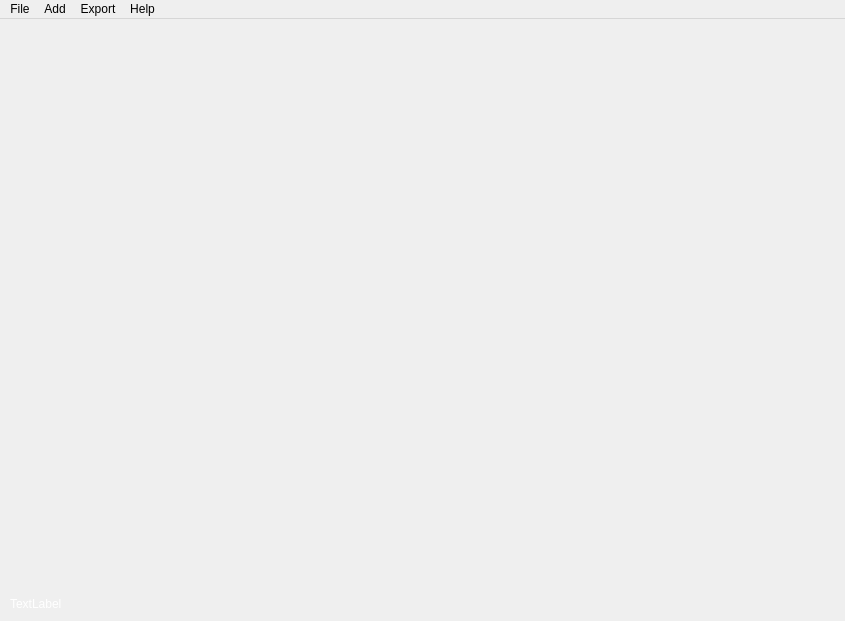
<?xml version="1.0" encoding="UTF-8"?>
<ui version="4.0">
 <class>MainWindow</class>
 <widget class="QMainWindow" name="MainWindow">
  <property name="geometry">
   <rect>
    <x>0</x>
    <y>0</y>
    <width>845</width>
    <height>621</height>
   </rect>
  </property>
  <property name="windowTitle">
   <string>MainWindow</string>
  </property>
  <widget class="QWidget" name="centralwidget">
   <layout class="QGridLayout" name="gridLayout">
    <property name="margin">
     <number>0</number>
    </property>
    <item row="0" column="0">
     <layout class="QHBoxLayout" name="horizontalLayout">
      <item>
       <layout class="QVBoxLayout" name="verticalLayout_2">
        <item>
         <spacer name="verticalSpacer">
          <property name="orientation">
           <enum>Qt::Vertical</enum>
          </property>
          <property name="sizeHint" stdset="0">
           <size>
            <width>20</width>
            <height>40</height>
           </size>
          </property>
         </spacer>
        </item>
        <item>
         <widget class="QLabel" name="label">
          <property name="minimumSize">
           <size>
            <width>200</width>
            <height>0</height>
           </size>
          </property>
          <property name="styleSheet">
           <string notr="true">QLabel { color: white; }</string>
          </property>
          <property name="text">
           <string>TextLabel</string>
          </property>
          <property name="indent">
           <number>10</number>
          </property>
         </widget>
        </item>
        <item>
         <spacer name="verticalSpacer_3">
          <property name="orientation">
           <enum>Qt::Vertical</enum>
          </property>
          <property name="sizeType">
           <enum>QSizePolicy::Fixed</enum>
          </property>
          <property name="sizeHint" stdset="0">
           <size>
            <width>20</width>
            <height>10</height>
           </size>
          </property>
         </spacer>
        </item>
       </layout>
      </item>
      <item>
       <spacer name="horizontalSpacer">
        <property name="orientation">
         <enum>Qt::Horizontal</enum>
        </property>
        <property name="sizeHint" stdset="0">
         <size>
          <width>40</width>
          <height>20</height>
         </size>
        </property>
       </spacer>
      </item>
      <item>
       <layout class="QVBoxLayout" name="verticalLayout">
        <item>
         <widget class="ViewSelector" name="view_selector" native="true">
          <property name="sizePolicy">
           <sizepolicy hsizetype="Maximum" vsizetype="Maximum">
            <horstretch>0</horstretch>
            <verstretch>0</verstretch>
           </sizepolicy>
          </property>
          <property name="minimumSize">
           <size>
            <width>134</width>
            <height>101</height>
           </size>
          </property>
         </widget>
        </item>
        <item>
         <spacer name="verticalSpacer_2">
          <property name="orientation">
           <enum>Qt::Vertical</enum>
          </property>
          <property name="sizeHint" stdset="0">
           <size>
            <width>20</width>
            <height>40</height>
           </size>
          </property>
         </spacer>
        </item>
       </layout>
      </item>
     </layout>
    </item>
   </layout>
  </widget>
  <widget class="QMenuBar" name="menubar">
   <property name="geometry">
    <rect>
     <x>0</x>
     <y>0</y>
     <width>845</width>
     <height>22</height>
    </rect>
   </property>
   <widget class="QMenu" name="menuFile">
    <property name="title">
     <string>File</string>
    </property>
    <addaction name="actionNew"/>
    <addaction name="actionOpen"/>
    <addaction name="actionSave"/>
    <addaction name="actionSaveAs"/>
    <addaction name="actionQuit"/>
   </widget>
   <widget class="QMenu" name="menuExport">
    <property name="title">
     <string>Export</string>
    </property>
    <addaction name="actionExportMesh"/>
   </widget>
   <widget class="QMenu" name="menuHelp">
    <property name="title">
     <string>Help</string>
    </property>
    <addaction name="actionAbout"/>
   </widget>
   <widget class="QMenu" name="menuAdd">
    <property name="title">
     <string>Add</string>
    </property>
   </widget>
   <addaction name="menuFile"/>
   <addaction name="menuAdd"/>
   <addaction name="menuExport"/>
   <addaction name="menuHelp"/>
  </widget>
  <action name="actionNew">
   <property name="text">
    <string>New</string>
   </property>
  </action>
  <action name="actionOpen">
   <property name="text">
    <string>Open</string>
   </property>
  </action>
  <action name="actionSave">
   <property name="text">
    <string>Save</string>
   </property>
  </action>
  <action name="actionSaveAs">
   <property name="text">
    <string>Save As</string>
   </property>
  </action>
  <action name="actionQuit">
   <property name="text">
    <string>Quit</string>
   </property>
  </action>
  <action name="actionExportMesh">
   <property name="text">
    <string>Mesh (.stl)</string>
   </property>
  </action>
  <action name="actionAbout">
   <property name="text">
    <string>About</string>
   </property>
  </action>
 </widget>
 <customwidgets>
  <customwidget>
   <class>ViewSelector</class>
   <extends>QWidget</extends>
   <header>view_selector.h</header>
   <container>1</container>
  </customwidget>
 </customwidgets>
 <resources/>
 <connections/>
</ui>
